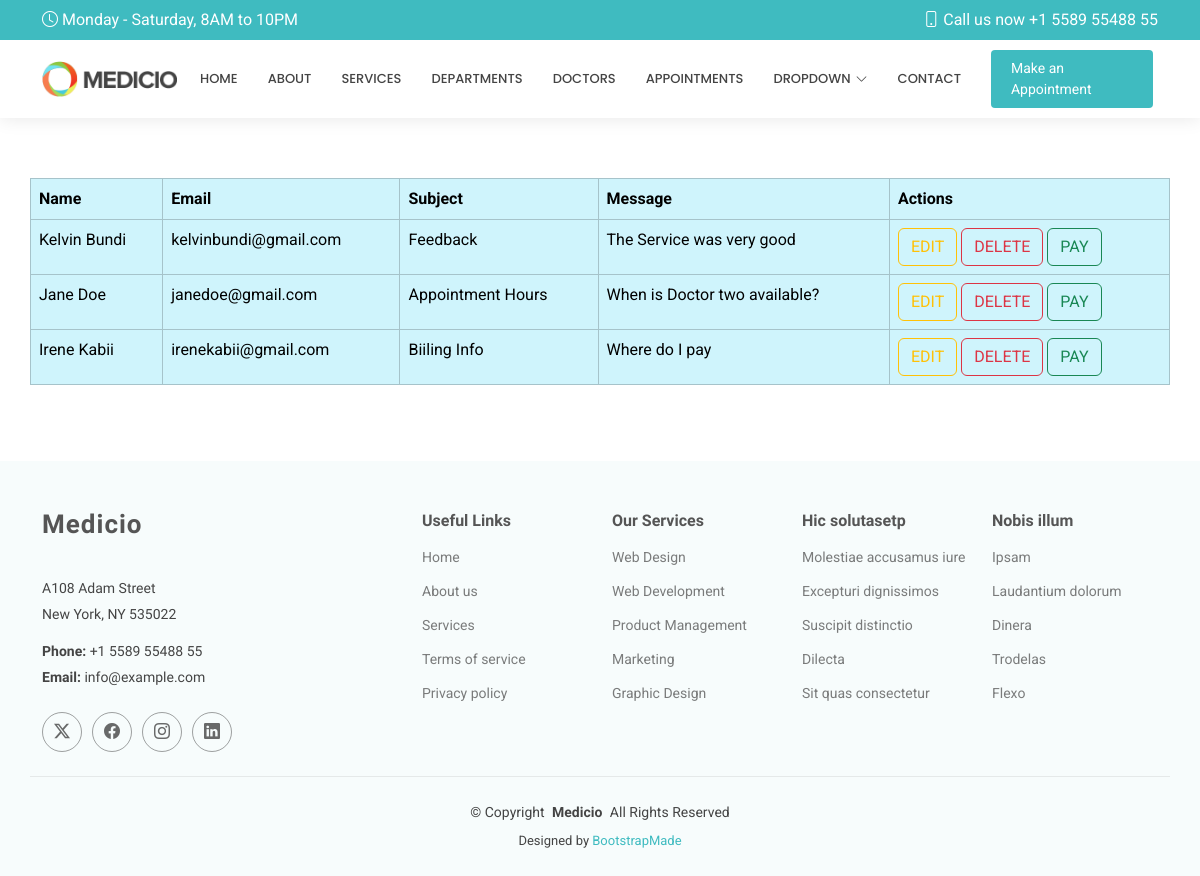
The app's page /showcontacts/ with its own data.
### myapp/models.py (models this page shows, shortened)
class Contacts(models.Model):
    name = models.CharField(max_length=100)
    email = models.EmailField()
    subject = models.CharField(max_length=50)
    message = models.TextField()

### myapp/views.py (the view)
# urls.py: path('showcontacts/', views.showcontacts, name='showcontacts'),
def showcontacts(request):
    allcontacts = Contacts.objects.all()
    return render(request,'showcontacts.html',{'contact':allcontacts})

### templates/showcontacts.html
{% extends 'starter-page.html' %}
{% load static %}
{% block body %}
	<table class="table table-bordered table-info container">
    <thead>
    <tr>
        <th>Name</th>
        <th>Email</th>
        <th>Subject</th>
        <th>Message</th>
        <th>Actions</th>
    </tr>
    </thead>
    <tbody>
    {% for x in contact %}
        <tr>
        <td>{{ x.name }}</td>
        <td>{{ x.email }}</td>
        <td>{{ x.subject }}</td>
        <td>{{ x.message }}</td>
        <td>
            <a href="/editcontacts/{{ x.id }}" class="btn btn-outline-warning">EDIT</a>
            <a href="/deletecontacts/{{ x.id }}" class="btn btn-outline-danger">DELETE</a>
            <a href="" class="btn btn-outline-success">PAY</a>
        </td>
        </tr>
    {% endfor %}
    </tbody>
    </table>
{% endblock %}

### static/assets/css/main.css (style rules this page uses)
:root { --default-font: "Roboto", system-ui, -apple-system, "Segoe UI", Roboto, "Helvetica Neue", Arial, "Noto Sans", "Liberation Sans", sans-serif, "Apple Color Emoji", "Segoe UI Emoji", "Segoe UI Symbol", "Noto Color Emoji"; --heading-font: "Raleway", sans-serif; --nav-font: "Poppins", sans-serif; }
:root { --background-color: #ffffff; --default-color: #444444; --heading-color: #555555; --accent-color: #3fbbc0; --surface-color: #ffffff; --contrast-color: #ffffff; }
:root { --nav-color: #444444; --nav-hover-color: #3fbbc0; --nav-mobile-background-color: #ffffff; --nav-dropdown-background-color: #ffffff; --nav-dropdown-color: #444444; --nav-dropdown-hover-color: #3fbbc0; }
:root { scroll-behavior: smooth; }
body { color: var(--default-color); background-color: var(--background-color); font-family: var(--default-font); }
a { color: var(--accent-color); text-decoration: none; transition: 0.3s; }

### records on screen
Contacts: name "Kelvin Bundi", email "kelvinbundi@gmail.com", subject "Feedback", message "The Service was very good"
Contacts: name "Jane Doe", email "janedoe@gmail.com", subject "Appointment Hours", message "When is Doctor two available?"
Contacts: name "Irene Kabii", email "irenekabii@gmail.com", subject "Biiling Info", message "Where do I pay"
